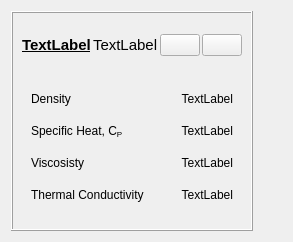
<?xml version="1.0" encoding="UTF-8"?>
<ui version="4.0">
 <class>MaterialCard</class>
 <widget class="QWidget" name="MaterialCard">
  <property name="geometry">
   <rect>
    <x>0</x>
    <y>0</y>
    <width>279</width>
    <height>242</height>
   </rect>
  </property>
  <property name="sizePolicy">
   <sizepolicy hsizetype="Preferred" vsizetype="Preferred">
    <horstretch>0</horstretch>
    <verstretch>0</verstretch>
   </sizepolicy>
  </property>
  <property name="windowTitle">
   <string>Form</string>
  </property>
  <layout class="QVBoxLayout" name="verticalLayout_3">
   <property name="rightMargin">
    <number>40</number>
   </property>
   <item>
    <widget class="QFrame" name="frame">
     <property name="frameShape">
      <enum>QFrame::Box</enum>
     </property>
     <property name="frameShadow">
      <enum>QFrame::Raised</enum>
     </property>
     <layout class="QVBoxLayout" name="verticalLayout_2">
      <property name="leftMargin">
       <number>0</number>
      </property>
      <property name="rightMargin">
       <number>0</number>
      </property>
      <item>
       <widget class="QWidget" name="widget" native="true">
        <layout class="QHBoxLayout" name="horizontalLayout">
         <property name="spacing">
          <number>2</number>
         </property>
         <item>
          <widget class="QLabel" name="name">
           <property name="font">
            <font>
             <pointsize>11</pointsize>
             <bold>true</bold>
             <underline>true</underline>
            </font>
           </property>
           <property name="text">
            <string>TextLabel</string>
           </property>
          </widget>
         </item>
         <item>
          <widget class="QLabel" name="phase">
           <property name="font">
            <font>
             <pointsize>11</pointsize>
            </font>
           </property>
           <property name="text">
            <string>TextLabel</string>
           </property>
          </widget>
         </item>
         <item>
          <spacer name="horizontalSpacer">
           <property name="orientation">
            <enum>Qt::Horizontal</enum>
           </property>
           <property name="sizeHint" stdset="0">
            <size>
             <width>23</width>
             <height>20</height>
            </size>
           </property>
          </spacer>
         </item>
         <item>
          <widget class="QPushButton" name="edit">
           <property name="sizePolicy">
            <sizepolicy hsizetype="Fixed" vsizetype="Fixed">
             <horstretch>0</horstretch>
             <verstretch>0</verstretch>
            </sizepolicy>
           </property>
           <property name="text">
            <string/>
           </property>
           <property name="icon">
            <iconset resource="../../../resource.qrc">
             <normaloff>:/icons/create-outline.svg</normaloff>:/icons/create-outline.svg</iconset>
           </property>
          </widget>
         </item>
         <item>
          <widget class="QPushButton" name="remove">
           <property name="sizePolicy">
            <sizepolicy hsizetype="Fixed" vsizetype="Fixed">
             <horstretch>0</horstretch>
             <verstretch>0</verstretch>
            </sizepolicy>
           </property>
           <property name="text">
            <string/>
           </property>
           <property name="icon">
            <iconset resource="../../../resource.qrc">
             <normaloff>:/icons/trash-outline.svg</normaloff>:/icons/trash-outline.svg</iconset>
           </property>
          </widget>
         </item>
        </layout>
       </widget>
      </item>
      <item>
       <widget class="QWidget" name="widget_6" native="true">
        <layout class="QVBoxLayout" name="verticalLayout">
         <property name="spacing">
          <number>0</number>
         </property>
         <item>
          <widget class="QWidget" name="widget_2" native="true">
           <layout class="QHBoxLayout" name="horizontalLayout_2">
            <item>
             <widget class="QLabel" name="label">
              <property name="text">
               <string>Density</string>
              </property>
             </widget>
            </item>
            <item>
             <widget class="QLabel" name="density">
              <property name="sizePolicy">
               <sizepolicy hsizetype="Expanding" vsizetype="Preferred">
                <horstretch>0</horstretch>
                <verstretch>0</verstretch>
               </sizepolicy>
              </property>
              <property name="text">
               <string>TextLabel</string>
              </property>
              <property name="alignment">
               <set>Qt::AlignRight|Qt::AlignTrailing|Qt::AlignVCenter</set>
              </property>
             </widget>
            </item>
           </layout>
          </widget>
         </item>
         <item>
          <widget class="QWidget" name="widget_3" native="true">
           <layout class="QHBoxLayout" name="horizontalLayout_3">
            <item>
             <widget class="QLabel" name="label_4">
              <property name="text">
               <string>Specific Heat, C&lt;sub&gt;P&lt;/sub&gt;</string>
              </property>
             </widget>
            </item>
            <item>
             <widget class="QLabel" name="specificHeat">
              <property name="sizePolicy">
               <sizepolicy hsizetype="Expanding" vsizetype="Preferred">
                <horstretch>0</horstretch>
                <verstretch>0</verstretch>
               </sizepolicy>
              </property>
              <property name="text">
               <string>TextLabel</string>
              </property>
              <property name="alignment">
               <set>Qt::AlignRight|Qt::AlignTrailing|Qt::AlignVCenter</set>
              </property>
             </widget>
            </item>
           </layout>
          </widget>
         </item>
         <item>
          <widget class="QWidget" name="viscosistyWidget" native="true">
           <layout class="QHBoxLayout" name="horizontalLayout_4">
            <item>
             <widget class="QLabel" name="label_7">
              <property name="text">
               <string>Viscosisty</string>
              </property>
             </widget>
            </item>
            <item>
             <widget class="QLabel" name="viscosity">
              <property name="sizePolicy">
               <sizepolicy hsizetype="Expanding" vsizetype="Preferred">
                <horstretch>0</horstretch>
                <verstretch>0</verstretch>
               </sizepolicy>
              </property>
              <property name="text">
               <string>TextLabel</string>
              </property>
              <property name="alignment">
               <set>Qt::AlignRight|Qt::AlignTrailing|Qt::AlignVCenter</set>
              </property>
             </widget>
            </item>
           </layout>
          </widget>
         </item>
         <item>
          <widget class="QWidget" name="widget_5" native="true">
           <layout class="QHBoxLayout" name="horizontalLayout_5">
            <item>
             <widget class="QLabel" name="label_3">
              <property name="sizePolicy">
               <sizepolicy hsizetype="Fixed" vsizetype="Fixed">
                <horstretch>0</horstretch>
                <verstretch>0</verstretch>
               </sizepolicy>
              </property>
              <property name="text">
               <string>Thermal Conductivity</string>
              </property>
              <property name="wordWrap">
               <bool>true</bool>
              </property>
             </widget>
            </item>
            <item>
             <widget class="QLabel" name="thermalConductivity">
              <property name="sizePolicy">
               <sizepolicy hsizetype="Expanding" vsizetype="Preferred">
                <horstretch>0</horstretch>
                <verstretch>0</verstretch>
               </sizepolicy>
              </property>
              <property name="text">
               <string>TextLabel</string>
              </property>
              <property name="alignment">
               <set>Qt::AlignRight|Qt::AlignTrailing|Qt::AlignVCenter</set>
              </property>
             </widget>
            </item>
           </layout>
          </widget>
         </item>
        </layout>
       </widget>
      </item>
     </layout>
    </widget>
   </item>
  </layout>
 </widget>
 <resources>
  <include location="../../../resource.qrc"/>
 </resources>
 <connections/>
</ui>
